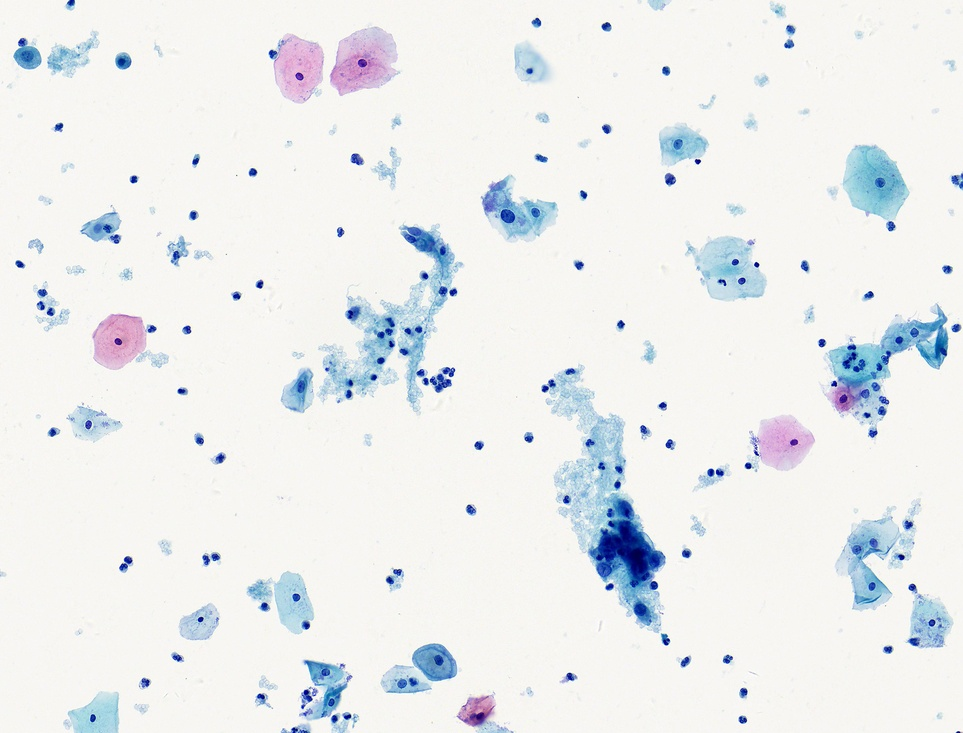
#> input picture team/train-5/1308/1308.jpg, 963 x 733 px, shrunk from 3396 x 2583 before the run
$ python text06.py
#> lines starting #> are read from the running program, lines starting #| are printed output that depends on the picture; after the words box and inside, x2 and y2 are one past the last pixel; in counts of white or black regions, pixels touching at a corner belong together
import cv2
import numpy as np
from fontTools.misc import vector
from numpy import poly

img = cv2.imread("./train-5/1308/1308.jpg")
#> img is the input picture: shape (733, 963, 3); mean B, G, R 238.2, 237.3, 235
img2 = cv2.imread("./train-5/1308/1308.jpg",0)
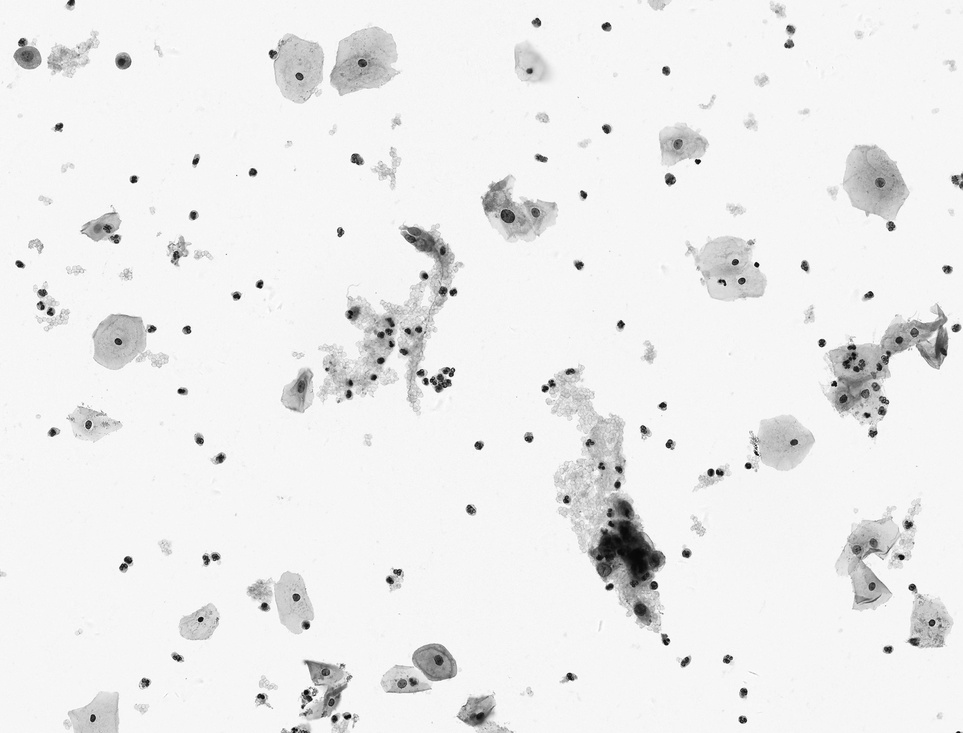
#> img2: shape (733, 963); min 7, max 255, mean 236.8

img3=cv2.imread("./train-5/1308/1308.jpg")

ret, thresh = cv2.threshold(img2,80, 255, cv2.THRESH_BINARY)
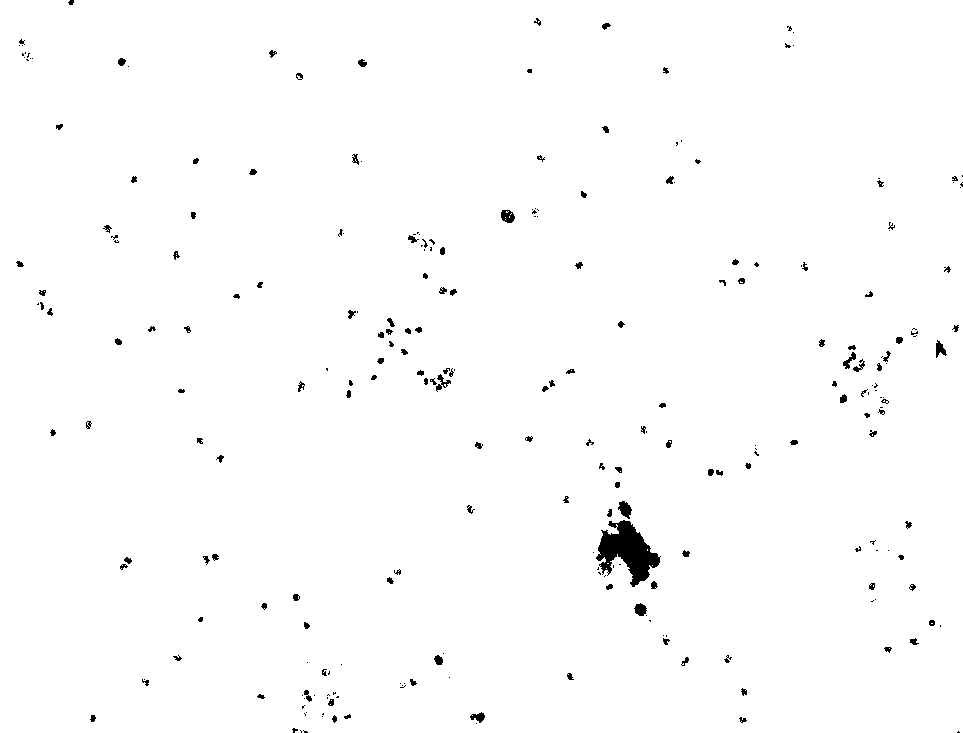
#> thresh: shape (733, 963); 98.9% white; 257 black regions (114 under 20 px), largest, box (x1, y1, x2, y2) and area: (596, 520, 661, 587) 2174, (618, 501, 632, 519) 154, (501, 210, 515, 223) 134


kernel=np.ones((4,4),np.uint8)

erosion=cv2.erode(thresh,kernel,iterations=3)#腐蚀
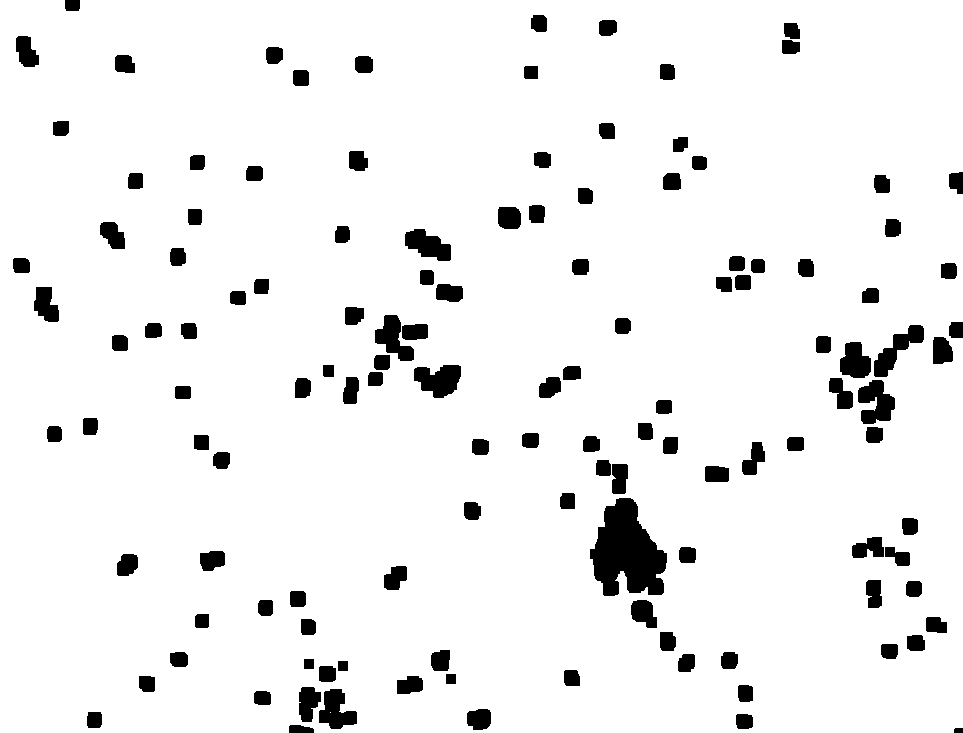
#> erosion: shape (733, 963); 93.7% white; 127 black regions, largest, box (x1, y1, x2, y2) and area: (590, 498, 667, 596) 4914, (414, 365, 461, 398) 1089, (858, 380, 895, 424) 1063
dilate=cv2.dilate(erosion,kernel,iterations=1)#膨胀
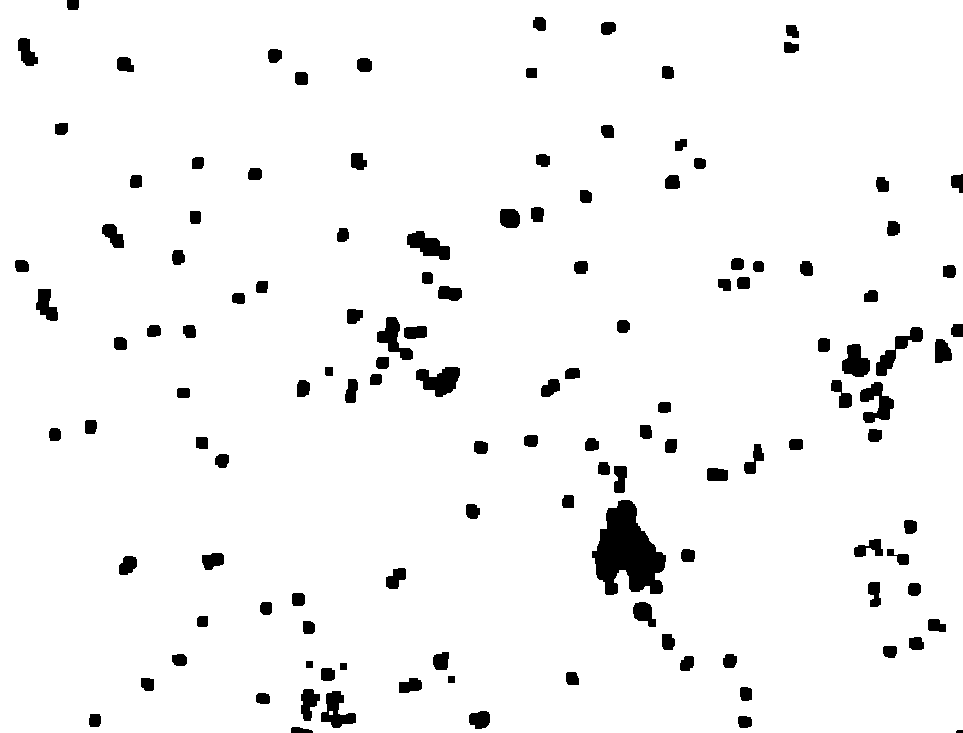
#> dilate: shape (733, 963); 95.7% white; 127 black regions, largest, box (x1, y1, x2, y2) and area: (592, 500, 666, 595) 4266, (416, 367, 460, 397) 834, (860, 382, 894, 423) 751


ret1, thresh1 = cv2.threshold(dilate,80, 255, cv2.THRESH_BINARY_INV)
#> thresh1: shape (733, 963); 4.3% white; 127 white regions
# cv2.imshow("er",erosion)
# cv2.imshow("yuan",img)
cv2.imshow("yuan",thresh1)


contours, hierarchy = cv2.findContours(thresh1 , cv2.RETR_TREE, cv2.CHAIN_APPROX_NONE)
#> contours = 128 contours, 1 with area under 20; largest, box (x1, y1, x2, y2) and area: (592, 500, 666, 595) 4091, (416, 367, 460, 397) 765, (860, 382, 894, 423) 666, (407, 231, 450, 260) 640, (321, 691, 356, 728) 626

draw=thresh1.copy()
# res=cv2.drawContours(img,contours,-1,(0,255,0),2)


for cent in contours:
    epsilon=0.001*cv2.arcLength(cent,True)
    approx=cv2.approxPolyDP(cent,epsilon,True)
    res_=cv2.drawContours(img,[approx],-1,(0,0,255),2)
    print()#上线70
    if len(approx)>30:
        x, y, w, h = cv2.boundingRect(cent)
        # print(f"w:{w},h:{h}")
        # if w > 30 :
        i = cv2.rectangle(img3, (x, y), (x + w, y + h), (0, 0, 255), 2)
#> this loop made 128 passes
#> (epsilon, x, y, w, h) on passes 7, 9, 41, 60, 67, 70, 74, 80, 97: (0.146, 321, 691, 35, 37), (0.0984, 301, 689, 19, 32), (0.379, 592, 500, 74, 95), (0.18, 860, 382, 34, 41), (0.146, 416, 367, 44, 30), (0.109, 842, 344, 28, 33), (0.177, 876, 327, 47, 49), (0.147, 377, 317, 36, 43), (0.131, 407, 231, 43, 29)
#> epsilon on passes 1 to 6: 0.0154, 0.0491, 0.0439, 0.0431, 0.0664, 0.0419
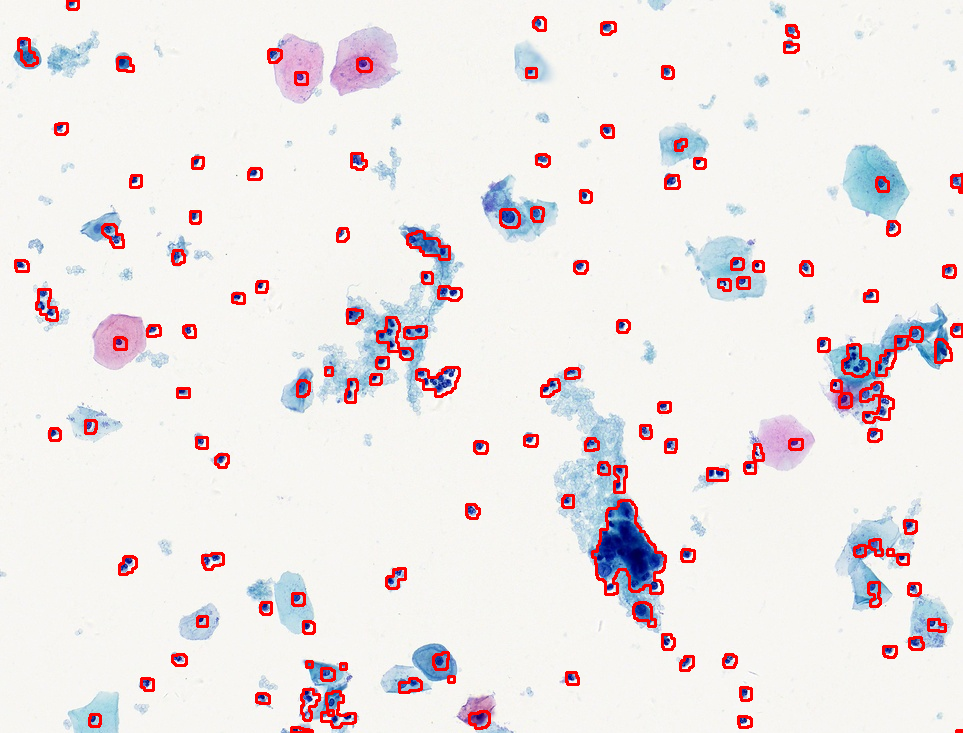
#> img: shape (733, 963, 3); 3.18% of pixels changed, all inside (x1, y1, x2, y2) = (14, 0, 963, 733)
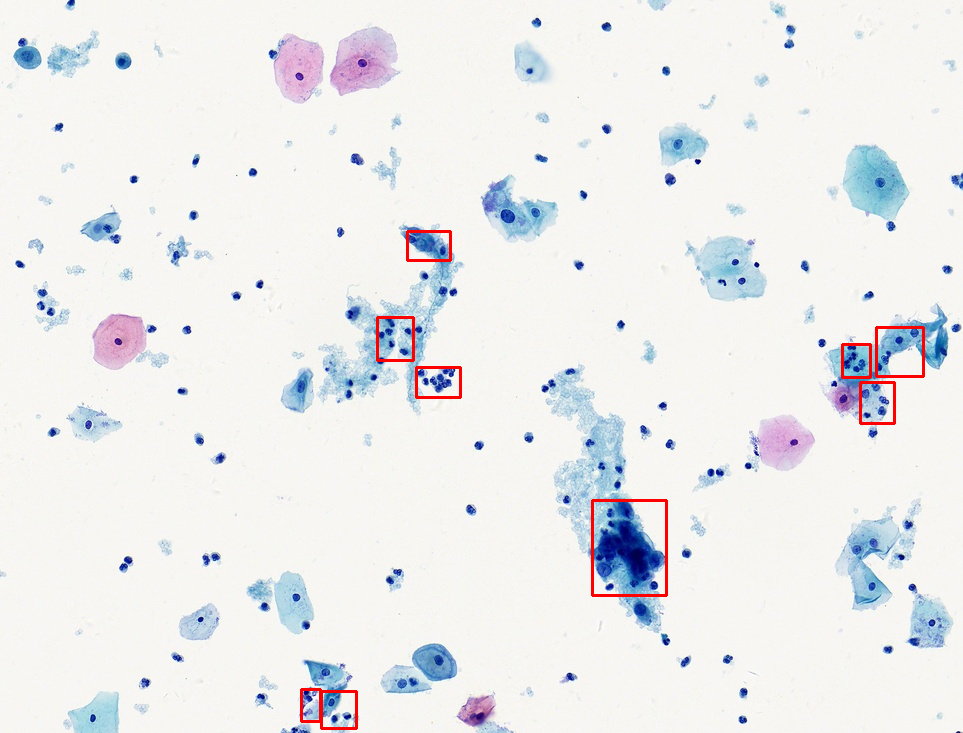
#> img3: shape (733, 963, 3); 0.62% of pixels changed, all inside (x1, y1, x2, y2) = (300, 230, 925, 730)


cv2.imshow("1",img)
cv2.imshow("2",img3)


cv2.waitKey()
cv2.destroyAllWindows()

$ run again, with team/train-5/1308/find.jpg copied over team/train-5/1308/1308.jpg
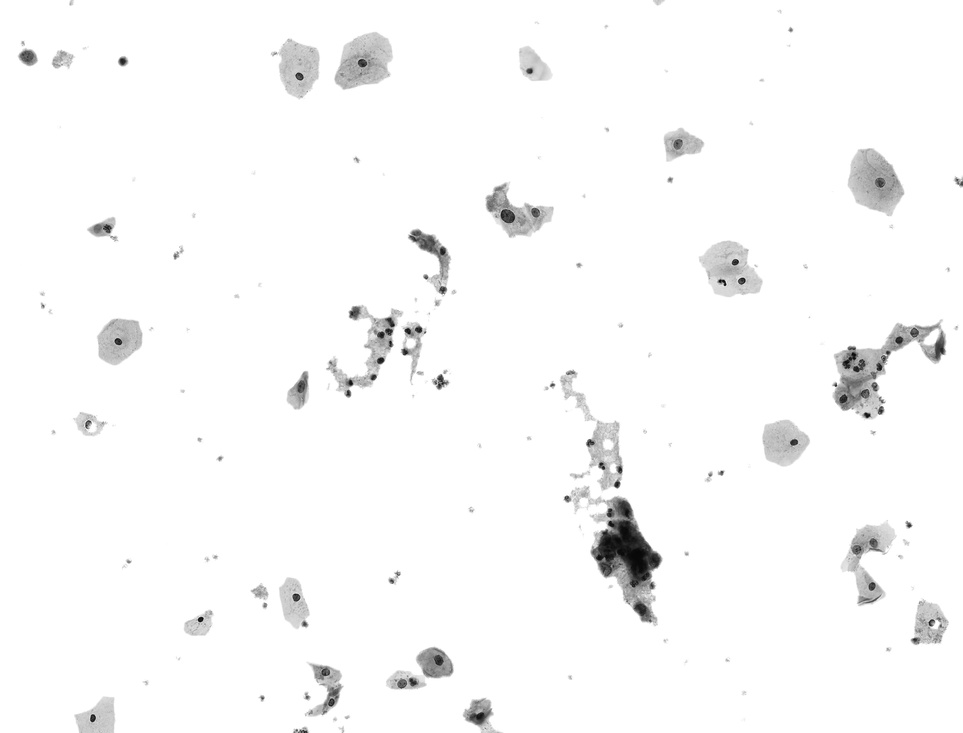
#> input picture team/train-5/1308/find.jpg, 963 x 733 px, shrunk from 3396 x 2583 before the run
#> img is the input picture: shape (733, 963, 3); min 6, max 255, mean 249.3
#> thresh: shape (733, 963); 99.4% white; 128 black regions (84 under 20 px), largest, box (x1, y1, x2, y2) and area: (596, 520, 660, 587) 2138, (618, 501, 631, 519) 148, (501, 210, 515, 223) 133
#> erosion: shape (733, 963); 96.9% white; 60 black regions, largest, box (x1, y1, x2, y2) and area: (590, 498, 666, 594) 4466, (874, 325, 924, 377) 953, (407, 229, 451, 261) 843
#> dilate: shape (733, 963); 97.8% white; 61 black regions, largest, box (x1, y1, x2, y2) and area: (592, 500, 665, 593) 3896, (409, 231, 450, 260) 624, (842, 347, 870, 377) 595
#> thresh1: shape (733, 963); 2.2% white; 61 white regions
#> contours = 61 contours; largest, box (x1, y1, x2, y2) and area: (592, 500, 665, 593) 3748, (409, 231, 450, 260) 564, (842, 347, 870, 377) 546, (377, 317, 400, 352) 458, (500, 209, 520, 228) 310
#> the loop `for cent in contours:` made 61 passes
#> (epsilon, x, y, w, h) on passes 19, 38, 50: (0.326, 592, 500, 73, 93), (0.103, 842, 347, 28, 30), (0.125, 409, 231, 41, 29)
#> (printed output is left out)
#> after the loop `for cent in contours:`:
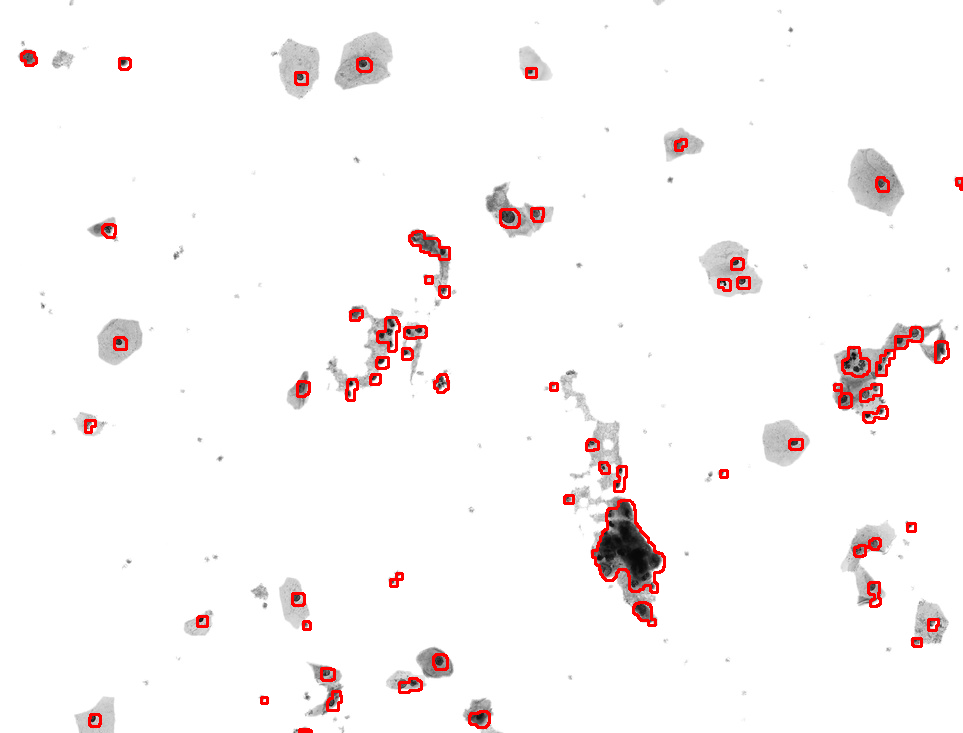
#> img: shape (733, 963, 3); 1.49% of pixels changed, all inside (x1, y1, x2, y2) = (20, 50, 963, 733)
#> after the loop `for cent in contours:`:
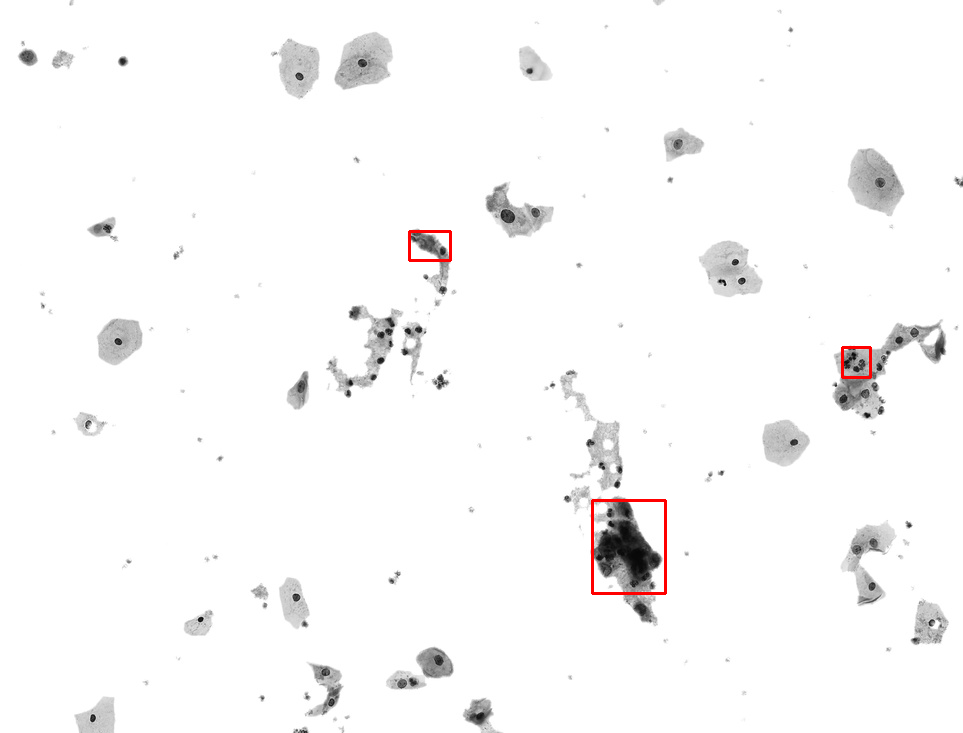
#> img3: shape (733, 963, 3); 0.25% of pixels changed, all inside (x1, y1, x2, y2) = (408, 230, 872, 595)
